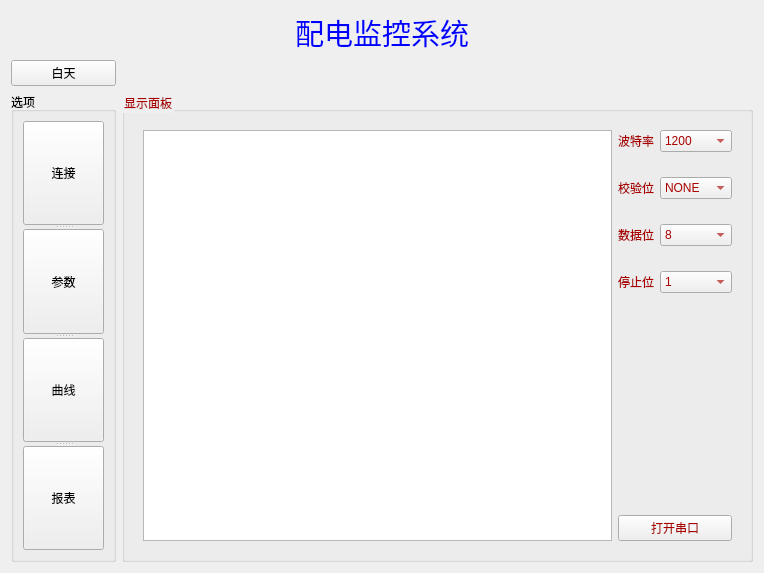
<?xml version="1.0" encoding="UTF-8"?>
<ui version="4.0">
 <class>PowerMonitor</class>
 <widget class="QWidget" name="PowerMonitor">
  <property name="enabled">
   <bool>true</bool>
  </property>
  <property name="geometry">
   <rect>
    <x>0</x>
    <y>0</y>
    <width>764</width>
    <height>525</height>
   </rect>
  </property>
  <property name="windowTitle">
   <string>PowerMonitor</string>
  </property>
  <property name="styleSheet">
   <string notr="true"/>
  </property>
  <layout class="QGridLayout" name="gridLayout_2">
   <item row="0" column="0">
    <layout class="QGridLayout" name="gridLayout">
     <item row="4" column="1">
      <widget class="QGroupBox" name="groupBox">
       <property name="sizePolicy">
        <sizepolicy hsizetype="Preferred" vsizetype="Preferred">
         <horstretch>6</horstretch>
         <verstretch>0</verstretch>
        </sizepolicy>
       </property>
       <property name="styleSheet">
        <string notr="true">color: rgb(170, 0, 0);</string>
       </property>
       <property name="title">
        <string>显示面板</string>
       </property>
       <layout class="QGridLayout" name="gridLayout_4">
        <item row="0" column="0">
         <widget class="QStackedWidget" name="stackedWidget">
          <property name="currentIndex">
           <number>0</number>
          </property>
          <widget class="QWidget" name="page">
           <layout class="QGridLayout" name="gridLayout_5">
            <item row="0" column="0">
             <layout class="QGridLayout" name="gridLayout_3">
              <item row="0" column="1">
               <layout class="QFormLayout" name="formLayout">
                <property name="verticalSpacing">
                 <number>25</number>
                </property>
                <item row="1" column="0">
                 <widget class="QLabel" name="label_2">
                  <property name="text">
                   <string>波特率</string>
                  </property>
                 </widget>
                </item>
                <item row="1" column="1">
                 <widget class="QComboBox" name="comboBox_2">
                  <item>
                   <property name="text">
                    <string>1200</string>
                   </property>
                  </item>
                  <item>
                   <property name="text">
                    <string>2400</string>
                   </property>
                  </item>
                  <item>
                   <property name="text">
                    <string>4800</string>
                   </property>
                  </item>
                  <item>
                   <property name="text">
                    <string>9600</string>
                   </property>
                  </item>
                  <item>
                   <property name="text">
                    <string>19200</string>
                   </property>
                  </item>
                  <item>
                   <property name="text">
                    <string>38400</string>
                   </property>
                  </item>
                  <item>
                   <property name="text">
                    <string>57600</string>
                   </property>
                  </item>
                  <item>
                   <property name="text">
                    <string>115200</string>
                   </property>
                  </item>
                 </widget>
                </item>
                <item row="2" column="0">
                 <widget class="QLabel" name="label_6">
                  <property name="text">
                   <string>校验位</string>
                  </property>
                 </widget>
                </item>
                <item row="2" column="1">
                 <widget class="QComboBox" name="comboBox_3">
                  <item>
                   <property name="text">
                    <string>NONE</string>
                   </property>
                  </item>
                  <item>
                   <property name="text">
                    <string>ODD</string>
                   </property>
                  </item>
                  <item>
                   <property name="text">
                    <string>EVE</string>
                   </property>
                  </item>
                 </widget>
                </item>
                <item row="3" column="0">
                 <widget class="QLabel" name="label_4">
                  <property name="text">
                   <string>数据位</string>
                  </property>
                 </widget>
                </item>
                <item row="3" column="1">
                 <widget class="QComboBox" name="comboBox_4">
                  <item>
                   <property name="text">
                    <string>8</string>
                   </property>
                  </item>
                  <item>
                   <property name="text">
                    <string>7</string>
                   </property>
                  </item>
                  <item>
                   <property name="text">
                    <string>6</string>
                   </property>
                  </item>
                 </widget>
                </item>
                <item row="4" column="0">
                 <widget class="QLabel" name="label_5">
                  <property name="text">
                   <string>停止位</string>
                  </property>
                 </widget>
                </item>
                <item row="4" column="1">
                 <widget class="QComboBox" name="comboBox_5">
                  <item>
                   <property name="text">
                    <string>1</string>
                   </property>
                  </item>
                  <item>
                   <property name="text">
                    <string>2</string>
                   </property>
                  </item>
                 </widget>
                </item>
               </layout>
              </item>
              <item row="0" column="0" rowspan="2">
               <widget class="QTextEdit" name="textEdit"/>
              </item>
              <item row="1" column="1">
               <widget class="QPushButton" name="pushButton_5">
                <property name="text">
                 <string>打开串口</string>
                </property>
               </widget>
              </item>
             </layout>
            </item>
           </layout>
          </widget>
          <widget class="QWidget" name="page_2">
           <layout class="QGridLayout" name="gridLayout_10">
            <item row="0" column="0">
             <layout class="QGridLayout" name="gridLayout_9">
              <item row="0" column="2">
               <widget class="QGroupBox" name="groupBox_4">
                <property name="title">
                 <string>电流</string>
                </property>
                <layout class="QGridLayout" name="gridLayout_12">
                 <item row="0" column="0">
                  <layout class="QGridLayout" name="gridLayout_16">
                   <property name="horizontalSpacing">
                    <number>14</number>
                   </property>
                   <property name="verticalSpacing">
                    <number>47</number>
                   </property>
                   <item row="0" column="0">
                    <widget class="QLabel" name="label_13">
                     <property name="text">
                      <string>A 相</string>
                     </property>
                    </widget>
                   </item>
                   <item row="0" column="1">
                    <widget class="QLineEdit" name="lineEdit_7"/>
                   </item>
                   <item row="1" column="0">
                    <widget class="QLabel" name="label_14">
                     <property name="text">
                      <string>B 相</string>
                     </property>
                    </widget>
                   </item>
                   <item row="1" column="1">
                    <widget class="QLineEdit" name="lineEdit_8"/>
                   </item>
                   <item row="2" column="0">
                    <widget class="QLabel" name="label_15">
                     <property name="text">
                      <string>C 相</string>
                     </property>
                    </widget>
                   </item>
                   <item row="2" column="1">
                    <widget class="QLineEdit" name="lineEdit_9"/>
                   </item>
                  </layout>
                 </item>
                </layout>
               </widget>
              </item>
              <item row="1" column="0">
               <widget class="QGroupBox" name="groupBox_5">
                <property name="title">
                 <string>有功功率</string>
                </property>
                <layout class="QGridLayout" name="gridLayout_13">
                 <item row="0" column="0">
                  <layout class="QGridLayout" name="gridLayout_19">
                   <property name="verticalSpacing">
                    <number>25</number>
                   </property>
                   <item row="0" column="0">
                    <widget class="QLabel" name="label_16">
                     <property name="text">
                      <string>A 相</string>
                     </property>
                    </widget>
                   </item>
                   <item row="0" column="1">
                    <widget class="QLineEdit" name="lineEdit_10"/>
                   </item>
                   <item row="1" column="0">
                    <widget class="QLabel" name="label_17">
                     <property name="text">
                      <string>B 相</string>
                     </property>
                    </widget>
                   </item>
                   <item row="1" column="1">
                    <widget class="QLineEdit" name="lineEdit_11"/>
                   </item>
                   <item row="2" column="0">
                    <widget class="QLabel" name="label_18">
                     <property name="text">
                      <string>C 相</string>
                     </property>
                    </widget>
                   </item>
                   <item row="2" column="1">
                    <widget class="QLineEdit" name="lineEdit_12"/>
                   </item>
                   <item row="3" column="0">
                    <widget class="QLabel" name="label_19">
                     <property name="text">
                      <string>总功率</string>
                     </property>
                    </widget>
                   </item>
                   <item row="3" column="1">
                    <widget class="QLineEdit" name="lineEdit_13"/>
                   </item>
                  </layout>
                 </item>
                </layout>
               </widget>
              </item>
              <item row="0" column="0" colspan="2">
               <widget class="QGroupBox" name="groupBox_3">
                <property name="title">
                 <string>电压</string>
                </property>
                <layout class="QGridLayout" name="gridLayout_11">
                 <item row="0" column="0">
                  <layout class="QGridLayout" name="gridLayout_18">
                   <property name="horizontalSpacing">
                    <number>14</number>
                   </property>
                   <property name="verticalSpacing">
                    <number>47</number>
                   </property>
                   <item row="0" column="0">
                    <widget class="QLabel" name="label_7">
                     <property name="text">
                      <string>A 相</string>
                     </property>
                    </widget>
                   </item>
                   <item row="0" column="1">
                    <widget class="QLineEdit" name="lineEdit"/>
                   </item>
                   <item row="1" column="0">
                    <widget class="QLabel" name="label_8">
                     <property name="text">
                      <string>B 相</string>
                     </property>
                    </widget>
                   </item>
                   <item row="1" column="1">
                    <widget class="QLineEdit" name="lineEdit_2"/>
                   </item>
                   <item row="2" column="0">
                    <widget class="QLabel" name="label_9">
                     <property name="text">
                      <string>C 相</string>
                     </property>
                    </widget>
                   </item>
                   <item row="2" column="1">
                    <widget class="QLineEdit" name="lineEdit_3"/>
                   </item>
                  </layout>
                 </item>
                 <item row="0" column="1">
                  <layout class="QGridLayout" name="gridLayout_17">
                   <property name="horizontalSpacing">
                    <number>14</number>
                   </property>
                   <property name="verticalSpacing">
                    <number>47</number>
                   </property>
                   <item row="0" column="0">
                    <widget class="QLabel" name="label_10">
                     <property name="text">
                      <string>AB 相</string>
                     </property>
                    </widget>
                   </item>
                   <item row="0" column="1">
                    <widget class="QLineEdit" name="lineEdit_4"/>
                   </item>
                   <item row="1" column="0">
                    <widget class="QLabel" name="label_11">
                     <property name="text">
                      <string>BC 相</string>
                     </property>
                    </widget>
                   </item>
                   <item row="1" column="1">
                    <widget class="QLineEdit" name="lineEdit_5"/>
                   </item>
                   <item row="2" column="0">
                    <widget class="QLabel" name="label_12">
                     <property name="text">
                      <string>CA 相</string>
                     </property>
                    </widget>
                   </item>
                   <item row="2" column="1">
                    <widget class="QLineEdit" name="lineEdit_6"/>
                   </item>
                  </layout>
                 </item>
                </layout>
               </widget>
              </item>
              <item row="1" column="2">
               <widget class="QGroupBox" name="groupBox_7">
                <property name="title">
                 <string>功率因数</string>
                </property>
                <layout class="QGridLayout" name="gridLayout_15">
                 <item row="0" column="0">
                  <layout class="QGridLayout" name="gridLayout_21">
                   <property name="verticalSpacing">
                    <number>25</number>
                   </property>
                   <item row="0" column="0">
                    <widget class="QLabel" name="label_28">
                     <property name="text">
                      <string>A 相</string>
                     </property>
                    </widget>
                   </item>
                   <item row="0" column="1">
                    <widget class="QLineEdit" name="lineEdit_22"/>
                   </item>
                   <item row="1" column="0">
                    <widget class="QLabel" name="label_29">
                     <property name="text">
                      <string>B 相</string>
                     </property>
                    </widget>
                   </item>
                   <item row="1" column="1">
                    <widget class="QLineEdit" name="lineEdit_23"/>
                   </item>
                   <item row="2" column="0">
                    <widget class="QLabel" name="label_30">
                     <property name="text">
                      <string>C 相</string>
                     </property>
                    </widget>
                   </item>
                   <item row="2" column="1">
                    <widget class="QLineEdit" name="lineEdit_24"/>
                   </item>
                   <item row="3" column="0">
                    <widget class="QLabel" name="label_31">
                     <property name="text">
                      <string>总因数</string>
                     </property>
                    </widget>
                   </item>
                   <item row="3" column="1">
                    <widget class="QLineEdit" name="lineEdit_25"/>
                   </item>
                  </layout>
                 </item>
                </layout>
               </widget>
              </item>
              <item row="1" column="1">
               <widget class="QGroupBox" name="groupBox_6">
                <property name="title">
                 <string>无功功率</string>
                </property>
                <layout class="QGridLayout" name="gridLayout_14">
                 <item row="0" column="0">
                  <layout class="QGridLayout" name="gridLayout_20">
                   <property name="verticalSpacing">
                    <number>25</number>
                   </property>
                   <item row="0" column="0">
                    <widget class="QLabel" name="label_24">
                     <property name="text">
                      <string>A 相</string>
                     </property>
                    </widget>
                   </item>
                   <item row="0" column="1">
                    <widget class="QLineEdit" name="lineEdit_18"/>
                   </item>
                   <item row="1" column="0">
                    <widget class="QLabel" name="label_25">
                     <property name="text">
                      <string>B 相</string>
                     </property>
                    </widget>
                   </item>
                   <item row="1" column="1">
                    <widget class="QLineEdit" name="lineEdit_19"/>
                   </item>
                   <item row="2" column="0">
                    <widget class="QLabel" name="label_26">
                     <property name="text">
                      <string>C 相</string>
                     </property>
                    </widget>
                   </item>
                   <item row="2" column="1">
                    <widget class="QLineEdit" name="lineEdit_20"/>
                   </item>
                   <item row="3" column="0">
                    <widget class="QLabel" name="label_27">
                     <property name="text">
                      <string>总功率</string>
                     </property>
                    </widget>
                   </item>
                   <item row="3" column="1">
                    <widget class="QLineEdit" name="lineEdit_21"/>
                   </item>
                  </layout>
                 </item>
                </layout>
               </widget>
              </item>
             </layout>
            </item>
           </layout>
          </widget>
          <widget class="QWidget" name="page_3">
           <layout class="QGridLayout" name="gridLayout_22">
            <item row="0" column="0">
             <layout class="QGridLayout" name="gridLayout_8">
              <item row="0" column="0" rowspan="6">
               <widget class="QwtPlot" name="plot">
                <property name="styleSheet">
                 <string notr="true"/>
                </property>
                <property name="canvasBackground" stdset="0">
                 <brush brushstyle="SolidPattern">
                  <color alpha="255">
                   <red>255</red>
                   <green>255</green>
                   <blue>255</blue>
                  </color>
                 </brush>
                </property>
                <property name="autoReplot" stdset="0">
                 <bool>false</bool>
                </property>
               </widget>
              </item>
              <item row="0" column="1" rowspan="6">
               <widget class="QSlider" name="slider_2">
                <property name="orientation">
                 <enum>Qt::Vertical</enum>
                </property>
               </widget>
              </item>
              <item row="0" column="2">
               <widget class="QCheckBox" name="checkBox">
                <property name="styleSheet">
                 <string notr="true">background-color: rgb(85, 85, 255);</string>
                </property>
                <property name="text">
                 <string>A相电压</string>
                </property>
               </widget>
              </item>
              <item row="1" column="2">
               <widget class="QCheckBox" name="checkBox_2">
                <property name="styleSheet">
                 <string notr="true">background-color: rgb(255, 0, 0);</string>
                </property>
                <property name="text">
                 <string>B相电压</string>
                </property>
               </widget>
              </item>
              <item row="2" column="2">
               <widget class="QCheckBox" name="checkBox_3">
                <property name="styleSheet">
                 <string notr="true">background-color: rgb(255, 255, 0);</string>
                </property>
                <property name="text">
                 <string>A相电流</string>
                </property>
               </widget>
              </item>
              <item row="3" column="2">
               <widget class="QCheckBox" name="checkBox_4">
                <property name="styleSheet">
                 <string notr="true">background-color: rgb(0, 170, 0);</string>
                </property>
                <property name="text">
                 <string>B相电流</string>
                </property>
               </widget>
              </item>
              <item row="4" column="2">
               <widget class="QCheckBox" name="checkBox_5">
                <property name="styleSheet">
                 <string notr="true">background-color: rgb(170, 0, 255);</string>
                </property>
                <property name="text">
                 <string>总有功功率</string>
                </property>
               </widget>
              </item>
              <item row="5" column="2">
               <widget class="QCheckBox" name="checkBox_6">
                <property name="styleSheet">
                 <string notr="true">background-color: rgb(85, 170, 255);</string>
                </property>
                <property name="text">
                 <string>总功率因数</string>
                </property>
               </widget>
              </item>
              <item row="6" column="0">
               <widget class="QSlider" name="slider">
                <property name="orientation">
                 <enum>Qt::Horizontal</enum>
                </property>
               </widget>
              </item>
             </layout>
            </item>
           </layout>
          </widget>
          <widget class="QWidget" name="page_4">
           <layout class="QGridLayout" name="gridLayout_7">
            <item row="0" column="0">
             <widget class="QTableWidget" name="tableWidget"/>
            </item>
           </layout>
          </widget>
         </widget>
        </item>
       </layout>
      </widget>
     </item>
     <item row="1" column="0">
      <widget class="QPushButton" name="pushButton_6">
       <property name="text">
        <string>白天</string>
       </property>
      </widget>
     </item>
     <item row="0" column="0" colspan="2">
      <widget class="QLabel" name="label">
       <property name="sizePolicy">
        <sizepolicy hsizetype="Preferred" vsizetype="Fixed">
         <horstretch>0</horstretch>
         <verstretch>0</verstretch>
        </sizepolicy>
       </property>
       <property name="font">
        <font>
         <pointsize>22</pointsize>
        </font>
       </property>
       <property name="layoutDirection">
        <enum>Qt::LeftToRight</enum>
       </property>
       <property name="styleSheet">
        <string notr="true">color: rgb(0, 0, 255);</string>
       </property>
       <property name="text">
        <string>配电监控系统</string>
       </property>
       <property name="alignment">
        <set>Qt::AlignCenter</set>
       </property>
      </widget>
     </item>
     <item row="4" column="0">
      <widget class="QGroupBox" name="groupBox_2">
       <property name="sizePolicy">
        <sizepolicy hsizetype="Preferred" vsizetype="Preferred">
         <horstretch>1</horstretch>
         <verstretch>0</verstretch>
        </sizepolicy>
       </property>
       <property name="styleSheet">
        <string notr="true"/>
       </property>
       <property name="title">
        <string>选项</string>
       </property>
       <layout class="QGridLayout" name="gridLayout_6">
        <item row="0" column="0">
         <widget class="QSplitter" name="splitter">
          <property name="orientation">
           <enum>Qt::Vertical</enum>
          </property>
          <widget class="QPushButton" name="pushButton_4">
           <property name="styleSheet">
            <string notr="true"/>
           </property>
           <property name="text">
            <string>连接</string>
           </property>
          </widget>
          <widget class="QPushButton" name="pushButton">
           <property name="styleSheet">
            <string notr="true"/>
           </property>
           <property name="text">
            <string>参数</string>
           </property>
          </widget>
          <widget class="QPushButton" name="pushButton_3">
           <property name="styleSheet">
            <string notr="true"/>
           </property>
           <property name="text">
            <string>曲线</string>
           </property>
          </widget>
          <widget class="QPushButton" name="pushButton_2">
           <property name="styleSheet">
            <string notr="true"/>
           </property>
           <property name="text">
            <string>报表</string>
           </property>
          </widget>
         </widget>
        </item>
       </layout>
      </widget>
     </item>
    </layout>
   </item>
  </layout>
 </widget>
 <customwidgets>
  <customwidget>
   <class>QwtPlot</class>
   <extends>QFrame</extends>
   <header>qwt_plot.h</header>
   <container>1</container>
  </customwidget>
 </customwidgets>
 <resources/>
 <connections/>
</ui>
